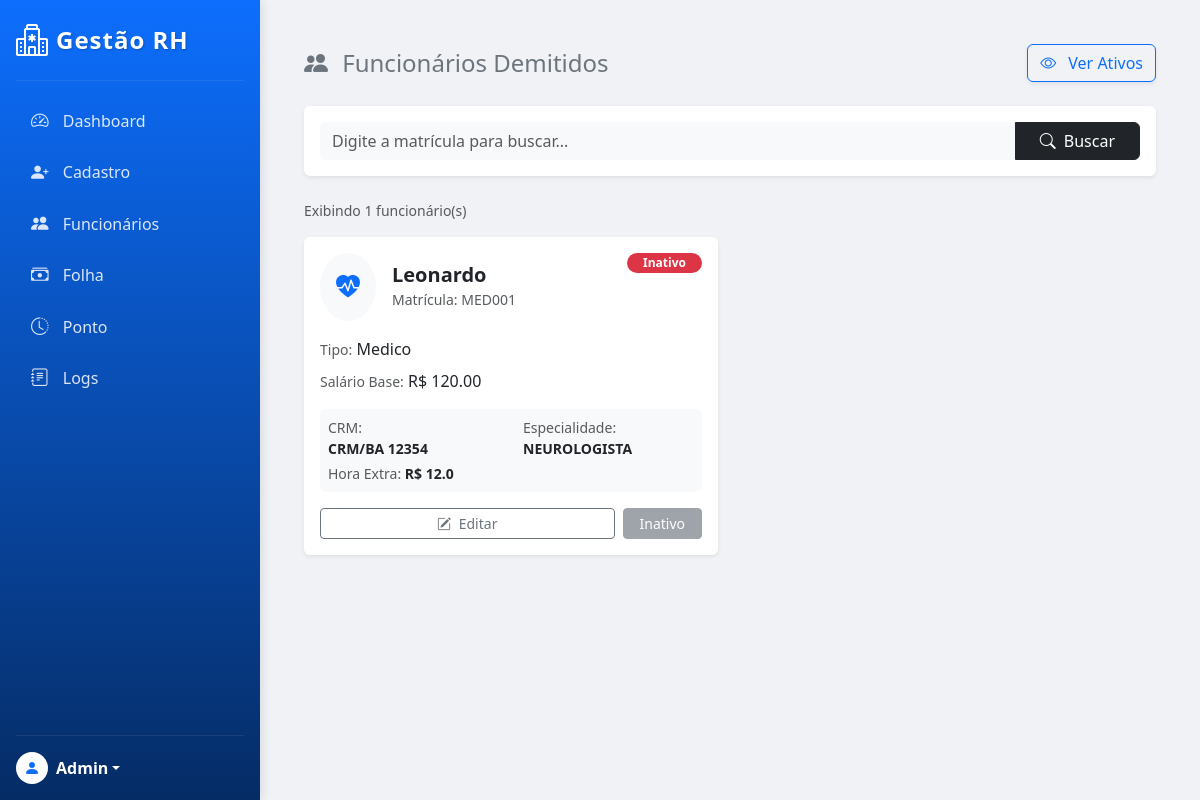
Screenshot of /funcionarios?ver=demitidos (signed in) with the database file from the repository.
### medico.py (models this page shows, shortened)
class Medico(Funcionario):
    __tablename__ = 'medicos' # Tabela separada
    id = db.Column(db.Integer, db.ForeignKey('funcionarios.id'), primary_key=True)
    crm = db.Column(db.String(20))
    especialidade = db.Column(db.String(50))
    valor_hora_extra = db.Column(db.Float)
    __mapper_args__ = {
        'polymorphic_identity': 'medico',
    }

### funcionario.py (models this page shows, shortened)
class Funcionario(db.Model):
    __tablename__ = 'funcionarios' # Nome da tabela
    id = db.Column(db.Integer, primary_key=True)
    matricula = db.Column(db.String(20), unique=True, nullable=False)
    nome = db.Column(db.String(100), nullable=False)
    cpf = db.Column(db.String(14), nullable=False)
    salario_base = db.Column(db.Float, nullable=False)
    esta_ativo = db.Column(db.Boolean, default=True)
    em_ferias = db.Column(db.Boolean, default=False)
    tipo_func = db.Column(db.String(50))
    __mapper_args__ = {
        'polymorphic_identity': 'funcionario',
        'polymorphic_on': tipo_func
    }

### app.py (the view)
@app.route('/funcionarios')
def funcionarios():
    if session.get('permissao') != 'admin':
        return redirect('/')
    status_filtro = request.args.get('ver')
    if status_filtro == 'demitidos':
        lista = Funcionario.query.filter_by(esta_ativo=False).all()
        titulo = "Funcionários Demitidos"
    else:
        lista = Funcionario.query.filter_by(esta_ativo=True).all()
        titulo = "Lista de Funcionários"
    return render_template('funcionarios.html', funcionarios=lista, filtro_atual=status_filtro, titulo_pagina=titulo)

### templates/funcionarios.html (shortened to what this page needs)
{% extends 'base.html' %}
{% block conteudo %}
<div class="container-fluid p-4">
    <div class="d-flex justify-content-between align-items-center mb-4">
        <h4 class="text-secondary mb-0">
            <i class="bi bi-people-fill me-2"></i> {{ titulo_pagina }}
        </h4>
        {% if filtro_atual == 'demitidos' %}
            <a href="/funcionarios" class="btn btn-outline-primary shadow-sm">
                <i class="bi bi-eye me-2"></i> Ver Ativos
            </a>
        {% else %}
            <a href="/funcionarios?ver=demitidos" class="btn btn-outline-secondary shadow-sm">
                <i class="bi bi-eye-slash me-2"></i> Ver Demitidos
            </a>
        {% endif %}
    </div>
    <div class="bg-white p-3 rounded shadow-sm mb-4">
        <div class="input-group">
            <input type="text" class="form-control bg-light border-0" placeholder="Digite a matrícula para buscar...">
            <button class="btn btn-dark px-4" type="button">
                <i class="bi bi-search me-2"></i>Buscar
            </button>
        </div>
    </div>
    <small class="text-muted d-block mb-3">Exibindo {{ funcionarios|length }} funcionário(s)</small>
    <div class="row">
        {% for func in funcionarios %}
        <div class="col-xl-6 col-md-12 mb-4">
            <div class="card border-0 shadow-sm h-100">
                <div class="card-body">
                    <div class="d-flex justify-content-between align-items-start mb-3">
                        <div class="d-flex align-items-center">
                            <div class="rounded-circle bg-light p-3 me-3
                                {% if func.tipo_func == 'medico' %} text-primary
                                {% elif func.tipo_func == 'enfermeiro' %} text-success
                                {% else %} text-warning {% endif %}">
                                {% if func.tipo_func == 'medico' %} <i class="bi bi-heart-pulse-fill fs-4"></i>
                                {% elif func.tipo_func == 'enfermeiro' %} <i class="bi bi-activity fs-4"></i>
                                {% else %} <i class="bi bi-briefcase-fill fs-4"></i>
                                {% endif %}
                            </div>
                            <div>
                                <h5 class="card-title mb-0 fw-bold">{{ func.nome }}</h5>
                                <small class="text-muted">Matrícula: {{ func.matricula }}</small>
                            </div>
                        </div>
                        {% if not func.esta_ativo %}
                            <span class="badge bg-danger rounded-pill px-3">Inativo</span>
                        {% elif func.em_ferias %}
                            <span class="badge bg-warning text-dark rounded-pill px-3">Em Férias</span>
                        {% else %}
                            <span class="badge bg-success rounded-pill px-3">Ativo</span>
                        {% endif %}
                    </div>
                    <div class="row g-2 mb-3">
                        <div class="col-12">
                            <span class="text-muted small">Tipo:</span>
                            <span class="fw-medium">{{ func.tipo_func.capitalize() }}</span>
                        </div>
                        <div class="col-12">
                            <span class="text-muted small">Salário Base:</span>
                            <span class="fw-medium">R$ {{ "%.2f"|format(func.salario_base) }}</span>
                        </div>
                    </div>
                    <div class="bg-light p-2 rounded mb-3 small">
                        <div class="row">
                            {% if func.tipo_func == 'medico' %}
                                <div class="col-6 mb-1">
                                    <span class="text-muted">CRM:</span> <br> <strong>{{ func.crm }}</strong>
                                </div>
                                <div class="col-6 mb-1">
                                    <span class="text-muted">Especialidade:</span> <br> <strong>{{ func.especialidade }}</strong>
                                </div>
                                <div class="col-12">
                                    <span class="text-muted">Hora Extra:</span> <strong>R$ {{ func.valor_hora_extra }}</strong>
                                </div>
                            {% else %} <div class="col-12">
                                    <span class="text-muted">Cargo:</span> <br> <strong>{{ func.cargo }}</strong>
                                </div>
                            {% endif %}
                        </div>
                    </div>
                    <div class="d-flex gap-2">
                        <a href="/editar/{{ func.id }}" class="btn btn-outline-secondary btn-sm flex-grow-1">
                            <i class="bi bi-pencil-square me-1"></i> Editar
                        </a>
                        {% if func.esta_ativo %}
                            <form action="/demitir/{{ func.id }}" method="POST" style="display:inline;">
                                <button type="submit" class="btn btn-danger btn-sm px-3" onclick="return confirm('Tem certeza que deseja demitir este funcionário?')">
                                    Demitir
                                </button>
                            </form>
                        {% else %}
                            <button class="btn btn-secondary btn-sm px-3" disabled>Inativo</button>
                        {% endif %}
                    </div>
                </div>
            </div>
        </div>
        {% endfor %}
    </div> </div>
{% endblock %}

### templates/base.html (style rules this page uses)
body { background-color: #f0f2f5; margin: 0; padding: 0; overflow-x: hidden; }

### rows the page displays
Medico: nome "Leonardo", matricula "MED001", tipo_func "Medico", crm "CRM/BA 12354", especialidade "NEUROLOGISTA", valor_hora_extra "12.0"
Funcionario: salario_base "120.00"

### other values shown
{{ titulo_pagina }} "Funcionários Demitidos"
{{ funcionarios|length }} "1"
